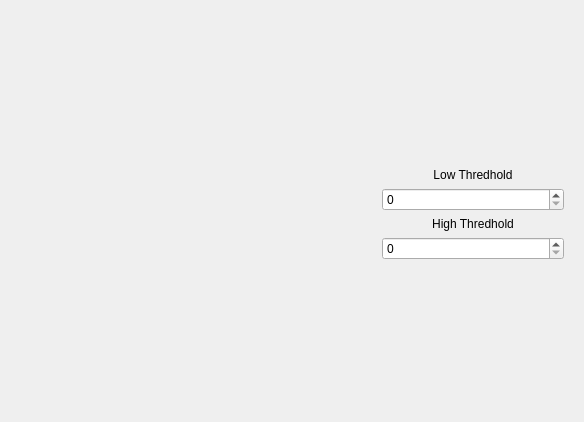
<?xml version="1.0" encoding="UTF-8"?>
<ui version="4.0">
 <class>CannyExample</class>
 <widget class="QWidget" name="CannyExample">
  <property name="geometry">
   <rect>
    <x>0</x>
    <y>0</y>
    <width>584</width>
    <height>422</height>
   </rect>
  </property>
  <property name="windowTitle">
   <string>Form</string>
  </property>
  <layout class="QHBoxLayout" name="horizontalLayout">
   <item>
    <widget class="ImageResultDisplayer" name="image_displayer" native="true"/>
   </item>
   <item>
    <widget class="QWidget" name="widget_2" native="true">
     <property name="maximumSize">
      <size>
       <width>200</width>
       <height>16777215</height>
      </size>
     </property>
     <layout class="QVBoxLayout" name="verticalLayout">
      <item>
       <widget class="ImageProcessingWidget" name="image_controller" native="true"/>
      </item>
      <item>
       <spacer name="verticalSpacer">
        <property name="orientation">
         <enum>Qt::Orientation::Vertical</enum>
        </property>
        <property name="sizeHint" stdset="0">
         <size>
          <width>20</width>
          <height>40</height>
         </size>
        </property>
       </spacer>
      </item>
      <item>
       <widget class="QLabel" name="label">
        <property name="text">
         <string>Low Thredhold</string>
        </property>
        <property name="alignment">
         <set>Qt::AlignmentFlag::AlignCenter</set>
        </property>
       </widget>
      </item>
      <item>
       <widget class="QSpinBox" name="lowThredSpinbox">
        <property name="maximum">
         <number>10000</number>
        </property>
       </widget>
      </item>
      <item>
       <widget class="QLabel" name="label_2">
        <property name="text">
         <string>High Thredhold</string>
        </property>
        <property name="alignment">
         <set>Qt::AlignmentFlag::AlignCenter</set>
        </property>
       </widget>
      </item>
      <item>
       <widget class="QSpinBox" name="highThreadSpinbox">
        <property name="maximum">
         <number>10000</number>
        </property>
       </widget>
      </item>
      <item>
       <spacer name="verticalSpacer_2">
        <property name="orientation">
         <enum>Qt::Orientation::Vertical</enum>
        </property>
        <property name="sizeHint" stdset="0">
         <size>
          <width>20</width>
          <height>40</height>
         </size>
        </property>
       </spacer>
      </item>
     </layout>
    </widget>
   </item>
  </layout>
 </widget>
 <customwidgets>
  <customwidget>
   <class>ImageProcessingWidget</class>
   <extends>QWidget</extends>
   <header>ImageProcessingWidget.h</header>
   <container>1</container>
  </customwidget>
  <customwidget>
   <class>ImageResultDisplayer</class>
   <extends>QWidget</extends>
   <header>ImageResultDisplayer.h</header>
   <container>1</container>
  </customwidget>
 </customwidgets>
 <resources/>
 <connections/>
</ui>
